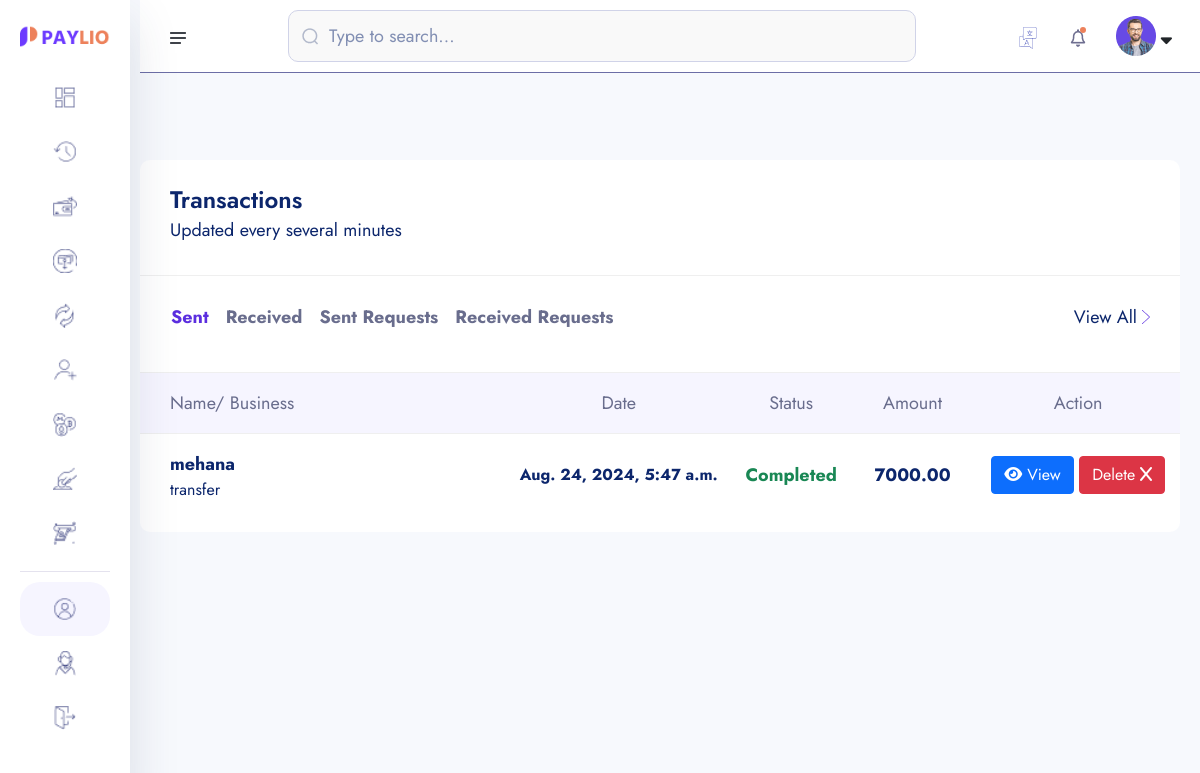
The app's page /transaction-list/ (signed in) with its own data.
### core/models.py (models this page shows, shortened)
class Transaction(models.Model):
    user = models.ForeignKey(User, on_delete=models.SET_NULL, null=True, related_name="user")
    transaction_id = ShortUUIDField(unique=True, length=15, max_length=20, prefix="TRN")
    amount = models.DecimalField(max_digits=12, decimal_places=2, default=0.00)
    receiver = models.ForeignKey(User, on_delete=models.SET_NULL, null=True, related_name="receiver")
    sender = models.ForeignKey(User, on_delete=models.SET_NULL, null=True, related_name="sender")
    receiver_account = models.ForeignKey(Account, on_delete=models.SET_NULL, null=True, related_name="receiver_account")
    sender_account = models.ForeignKey(Account, on_delete=models.SET_NULL, null=True,  related_name="sender_account")
    transaction_status = models.CharField(choices=TRANSACTION_STATUS, max_length=100, default="pending")
    transaction_type = models.CharField(choices=TRANSACTION_TYPE, max_length=100, default="none")
    description = models.CharField(max_length=5000, null=True)
    date = models.DateTimeField(auto_now_add=True)
    updated = models.DateTimeField(auto_now_add=False, null=True, blank=True)

### userauths/models.py (models this page shows)
class User(AbstractUser):
    username = models.CharField(max_length=200)
    email = models.EmailField(unique=True)
    is_staff = models.BooleanField(default=True)
    is_superuser = models.BooleanField(default=True)
    USERNAME_FIELD = 'email'
    REQUIRED_FIELDS = ['username']
    def __str__(self):
        return self.username

### core/transaction.py (the view)
# urls.py: path("transaction-list/", transaction.transaction_list, name="transaction-list"),
def transaction_list(request):
    sent_transactions = Transaction.objects.filter(sender=request.user, transaction_type="transfer").order_by("-id")
    received_transactions = Transaction.objects.filter(receiver=request.user, transaction_type="transfer").order_by("-id")
    request_sender_transaction = Transaction.objects.filter(sender=request.user, transaction_type="request")
    request_reciever_transaction = Transaction.objects.filter( receiver=request.user, transaction_type="request")
    context = {
        "sent_transactions":sent_transactions,
        "received_transactions":received_transactions,
        "request_sender_transaction": request_sender_transaction,
        "request_reciever_transaction": request_reciever_transaction,
     }
    return render(request, "transaction/transaction-list.html", context)

### templates/transaction/transaction-list.html (shortened to what this page needs)
{% extends "partials/dashboard-base.html" %}
{% load static %}
{% load humanize %}
{% block content %}
<section class="dashboard-section body-collapse">
    <div class="overlay pt-120">
        <div class="container-fruid">
            <div class="row">
                <div class="col-xl-12 col-lg-12">
                    <div class="section-content">
                        <div class="transactions-area mt-40">
                            <div class="section-text">
                                <h5>Transactions</h5>
                                <p>Updated every several minutes</p>
                            </div>
                            <div class="top-area d-flex align-items-center justify-content-between">
                                <ul class="nav nav-tabs" role="tablist">
                                    <li class="nav-item" role="presentation">
                                        <button class="nav-link active" id="latest-tab" data-bs-toggle="tab" data-bs-target="#latest" type="button" role="tab" aria-controls="latest" aria-selected="true">Sent</button>
                                    </li>
                                    <li class="nav-item" role="presentation">
                                        <button class="nav-link" id="upcoming-tab" data-bs-toggle="tab" data-bs-target="#upcoming" type="button" role="tab" aria-controls="upcoming" aria-selected="false">Received</button>
                                    </li>
                                    <li class="nav-item" role="presentation">
                                        <button class="nav-link" id="sender-request-tab" data-bs-toggle="tab" data-bs-target="#sender-request" type="button" role="tab" aria-controls="upcoming" aria-selected="false">Sent Requests</button>
                                    </li>
                                    <li class="nav-item" role="presentation">
                                        <button class="nav-link" id="reciever-request-tab" data-bs-toggle="tab" data-bs-target="#reciever-request" type="button" role="tab" aria-controls="upcoming" aria-selected="false">Received Requests</button>
                                    </li>
                                </ul>
                                <div class="view-all d-flex align-items-center">
                                    <a href="javascript:void(0)">View All</a>
                                    <img src="{% static 'assets1/images/icon/right-arrow.png' %}" alt="icon">
                                </div>
                            </div>
                            <div class="tab-content mt-40">
                                <div class="tab-pane fade show active" id="latest" role="tabpanel" aria-labelledby="latest-tab">
                                    <div class="table-responsive">
                                        <table class="table">
                                            <thead>
                                                <tr>
                                                    <th scope="col">Name/ Business</th>
                                                    <th scope="col">Date</th>
                                                    <th scope="col">Status</th>
                                                    <th scope="col">Amount</th>
                                                    <th scope="col">Action</th>
                                                </tr>
                                            </thead>
                                            <tbody>
                                                {% for s in sent_transactions %}
                                                <tr data-bs-toggle="modal" data-bs-target="#transactionsMod">
                                                    <th scope="row">
                                                        <p>{{s.receiver}}</p>
                                                        <p class="mdr">{{s.transaction_type}}</p>
                                                    </th>
                                                    <td>
                                                        <p class="mdr">{{s.date}}</p>
                                                    </td>
                                                    <td>
                                                        {% if s.transaction_status == "completed" %}
                                                            <p class="text-success">{{s.transaction_status|title}}</p>
                                                        {% endif %}
                                                    </td>
                                                    <td>
                                                        <p>{{s.amount }}</p>
                                                    </td>
                                                    <td>
                                                        <a href="{% url "core:transaction-details" s.transaction_id %}" class="btn btn-primary"><i class="fas fa-eye"></i> View</a>
                                                        <a href="#" class="btn btn-danger">Delete <i class="fas fa-x"></i></a>
                                                    </td>
                                                </tr>
                                                {% endfor %}
                                            </tbody>
                                        </table>
                                    </div>
                                </div>
                            </div>
                        </div>
                    </div>
                </div>
            </div>
        </div>
    </div>
</section>
{% endblock content %}

### records on screen
Transaction: receiver "mehana", transaction_type "transfer", date "Aug. 24, 2024, 5:47 a.m.", transaction_status "Completed", amount "7000.00"
